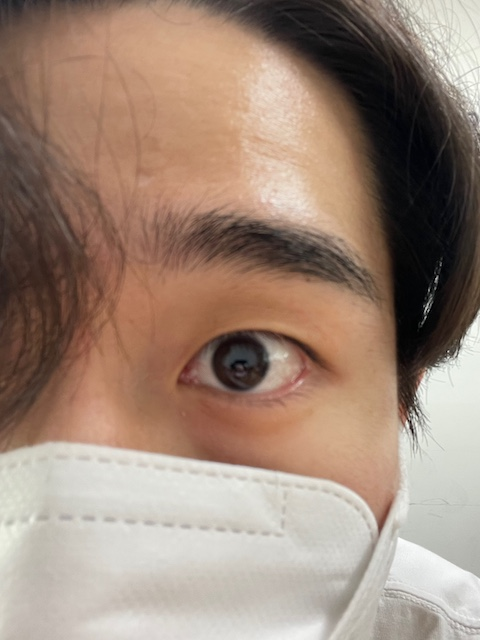
#> input picture python/blending/HW2/eyeh.jpg, 480 x 640 px, found by its file name
$ python cropping.py
#> lines starting #> are read from the running program, lines starting #| are printed output that depends on the picture
import cv2 as cv
import numpy as np
from matplotlib import pyplot as plt


def crop_image(src, top, bottom, left, right):
    img = cv.cvtColor(src, cv.COLOR_BGR2RGB)
    crop_img = img[top: bottom, left: right, :]
    return crop_img


img = cv.imread("./HW2/eyeh.jpg")
#> img is the input picture: shape (640, 480, 3); mean B, G, R 120.5, 135.4, 157.7
img = crop_image(img, 350, 400, 200, 350)
#> in crop_image, `crop_img = img[top: bottom, left: right, :]`:
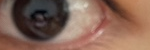
#> crop_img: shape (50, 150, 3); mean R, G, B 132.1, 99.9, 85.6

plt.imshow(img)
plt.show()
cv.imwrite(filename="eye.jpg", img=img)

$ run again, with python/blending/HW2/eye3.jpg copied over python/blending/HW2/eyeh.jpg
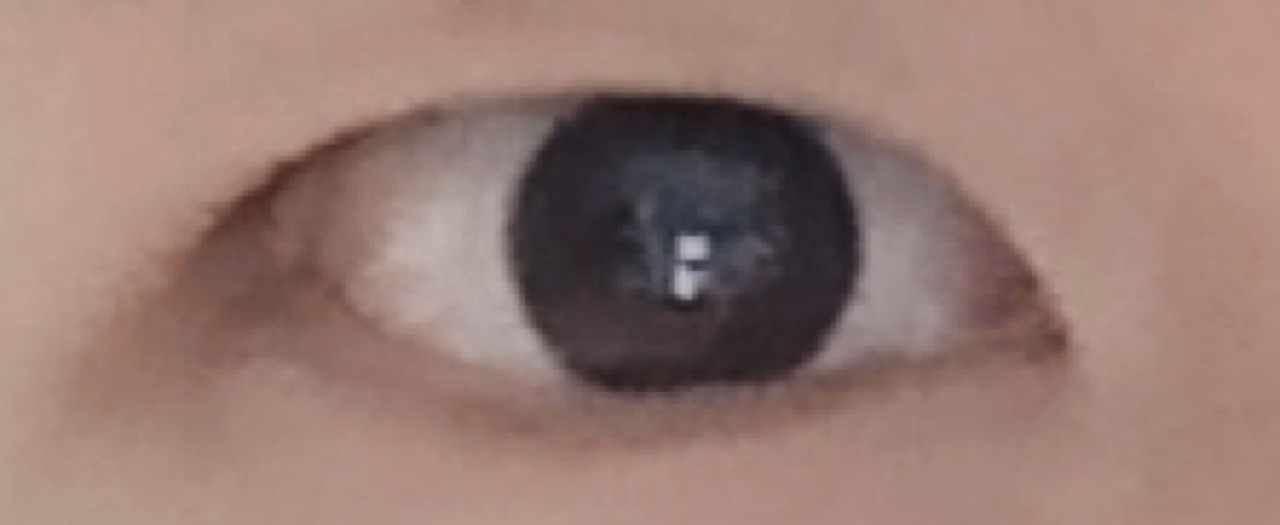
#> input picture python/blending/HW2/eye3.jpg, 1280 x 525 px, found by its file name
#> img is the input picture: shape (525, 1280, 3); mean B, G, R 114.5, 122.5, 150.5
#> in crop_image, `crop_img = img[top: bottom, left: right, :]`:
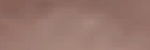
#> crop_img: shape (50, 150, 3); mean R, G, B 150.8, 117.9, 108.4

$ run again, with python/blending/HW2/hand.jpg copied over python/blending/HW2/eyeh.jpg
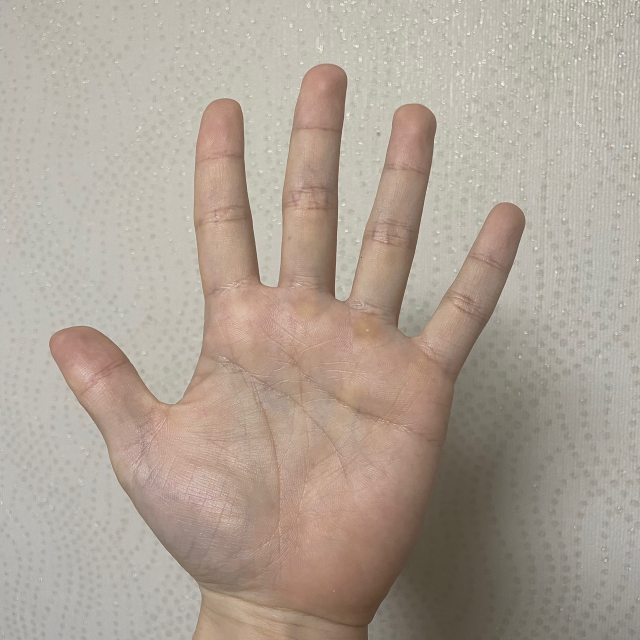
#> input picture python/blending/HW2/hand.jpg, 1280 x 1280 px, found by its file name (shown at 1/2 size)
#> img is the input picture: shape (1280, 1280, 3); mean B, G, R 150.3, 162.4, 174.4
#> in crop_image, `crop_img = img[top: bottom, left: right, :]`:
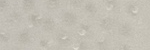
#> crop_img: shape (50, 150, 3); mean R, G, B 194.6, 190.6, 180.2
